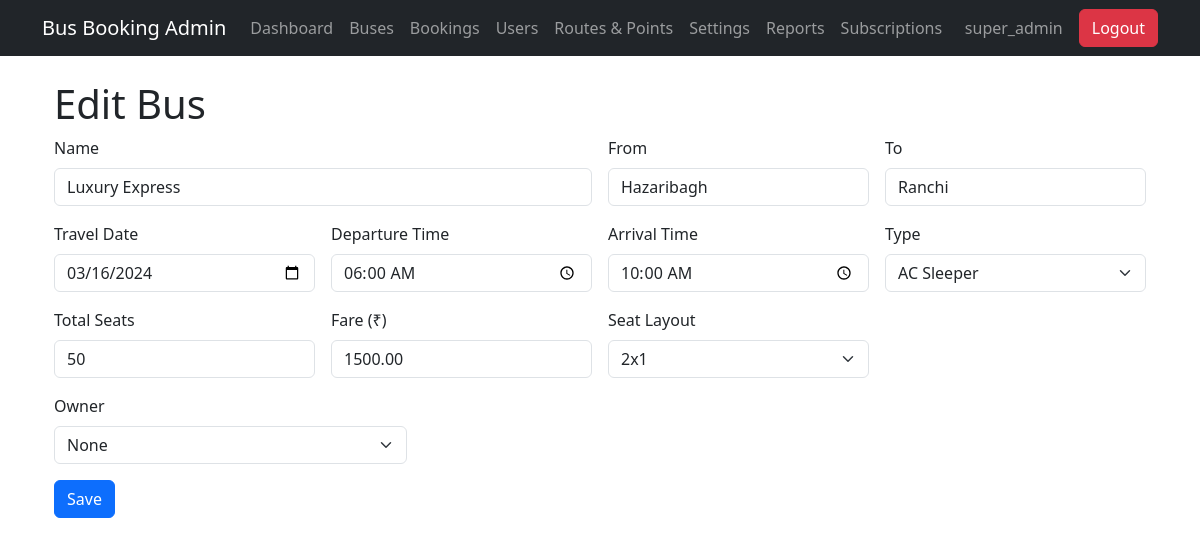
The page /admin/buses/edit.php?id=1 (signed in) on the database its author committed.
### tables this page shows
CREATE TABLE IF NOT EXISTS buses (
    id INT AUTO_INCREMENT PRIMARY KEY,
    name VARCHAR(100) NOT NULL,
    source VARCHAR(100) NOT NULL,
    destination VARCHAR(100) NOT NULL,
    travel_date DATE NOT NULL,
    departure_time TIME NOT NULL,
    arrival_time TIME NOT NULL,
    bus_type VARCHAR(50) NOT NULL,
    total_seats INT NOT NULL,
    available_seats INT NOT NULL,
    fare DECIMAL(10,2) NOT NULL,
    seat_layout VARCHAR(20) NOT NULL,  
    created_at TIMESTAMP DEFAULT CURRENT_TIMESTAMP
);

### admin/buses/edit.php (the view, shortened to what this page needs)
<?php
require '../includes/header.php';
require '../includes/db.php';
$id = isset($_GET['id']) ? (int)$_GET['id'] : 0;
$busStmt = $pdo->prepare('SELECT * FROM buses WHERE id = ?');
$busStmt->execute([$id]);
$bus = $busStmt->fetch();
?>
<div class="container">
    <h1>Edit Bus</h1>
    <form method="post" class="row g-3">
        <div class="col-md-6">
            <label class="form-label">Name</label>
            <input class="form-control" name="name" value="<?= htmlspecialchars($bus['name']) ?>" required>
        </div>
        <div class="col-md-3">
            <label class="form-label">From</label>
            <input class="form-control" name="source" value="<?= htmlspecialchars($bus['source']) ?>" required>
        </div>
        <div class="col-md-3">
            <label class="form-label">To</label>
            <input class="form-control" name="destination" value="<?= htmlspecialchars($bus['destination']) ?>" required>
        </div>
        <div class="col-md-3">
            <label class="form-label">Travel Date</label>
            <input type="date" class="form-control" name="travel_date" value="<?= htmlspecialchars($bus['travel_date']) ?>" required>
        </div>
        <div class="col-md-3">
            <label class="form-label">Departure Time</label>
            <input type="time" class="form-control" name="departure_time" value="<?= htmlspecialchars($bus['departure_time']) ?>" required>
        </div>
        <div class="col-md-3">
            <label class="form-label">Arrival Time</label>
            <input type="time" class="form-control" name="arrival_time" value="<?= htmlspecialchars($bus['arrival_time']) ?>" required>
        </div>
        <div class="col-md-3">
            <label class="form-label">Type</label>
            <select name="bus_type" class="form-select" required>
                <?php foreach (["AC Sleeper","AC Seater","Non-AC Seater"] as $t): ?>
                    <option value="<?= $t ?>"<?= $bus['bus_type']===$t?' selected':''; ?>><?= $t ?></option>
                <?php endforeach; ?>
            </select>
        </div>
        <div class="col-md-3">
            <label class="form-label">Total Seats</label>
            <input type="number" class="form-control" name="total_seats" value="<?= (int)$bus['total_seats'] ?>" required>
        </div>
        <div class="col-md-3">
            <label class="form-label">Fare (₹)</label>
            <input type="number" step="0.01" class="form-control" name="fare" value="<?= htmlspecialchars($bus['fare']) ?>" required>
        </div>
        <div class="col-md-3">
            <label class="form-label">Seat Layout</label>
            <select name="seat_layout" class="form-select" required>
                <?php foreach (["2x2","2x1","3x2"] as $l): ?>
                    <option value="<?= $l ?>"<?= $bus['seat_layout']===$l?' selected':''; ?>><?= $l ?></option>
                <?php endforeach; ?>
            </select>
        </div>
        <div class="col-md-4">
            <label class="form-label">Owner</label>
            <select name="owner_id" class="form-select">
                <option value="">None</option>
            </select>
        </div>
        <div class="col-12">
            <button class="btn btn-primary">Save</button>
        </div>
    </form>
</div>
<?php require '../includes/footer.php'; ?>

### rows shown on the page
buses: name "Luxury Express", source "Hazaribagh", destination "Ranchi", travel_date "03/16/2024", departure_time "06:00:00", arrival_time "10:00:00", bus_type "AC Sleeper", total_seats "50", fare "1500.00", seat_layout "2x1"

### other values the page prints
$_SESSION['role'] "super_admin"
